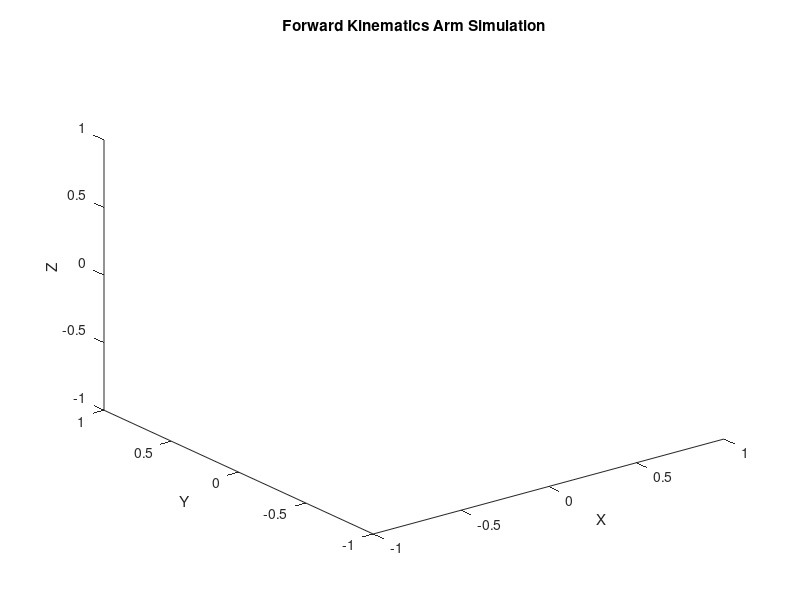

This chart was generated by the following MATLAB code: (Note: this script raises an error after producing the figure.)
%% --------------------------------------------------------------------- %%
% task_1_b.m
%
% Task 1 - Modelling the Robot 
%
% Create a graphical simulation of the robot, based on your DH Table. This 
% only needs to consist of line() objects in Matlab. Increasing the 
% thickness of the line can make the simulation easier to see, particularly 
% after video compression. 
 
% Plot the co-ordinate frames (as I do in class, with appropriate colours) 
% for additional marks. 
 
% Run forward kinematics by incrementing joint angles and plotting the 
% robot. This is a good way to ensure that your DH parameters make sense. 
%% --------------------------------------------------------------------- %%

clf;
clear;

%% --- Constants 
THETA_1 = 8.1301;
THETA_2 = (-14.4628);
THETA_3 = 3.3307;
THETA_4 = (-78.8679);

%% --- Plot settings
arm_plot = plot3([0 0], [0 0], [0 0]);
title(['Forward Kinematics Arm Simulation']);

xlabel('X');
ylabel('Y'); 
zlabel('Z');

hold on;

pause(2);

%% --- FK: Robotic arm and coordinate frames
[BASE_ROTATION_TM, SHOULDER_TM, ELBOW_TM, WRIST_TM, EE_TM] = FK(THETA_1, THETA_2, THETA_3, THETA_4);

[F_1_X, F_1_Y, F_1_Z, F_2_X, F_2_Y, F_2_Z, F_3_X, F_3_Y, F_3_Z, F_4_X, F_4_Y, F_4_Z, F_5_X, F_5_Y, F_5_Z] = FK_coordinate_frames(THETA_1, THETA_2, THETA_3, THETA_4);

%% --- Process data
ARM_COORDINATES = [BASE_ROTATION_TM SHOULDER_TM ELBOW_TM WRIST_TM EE_TM];

ARM_COORDINATES_X = ARM_COORDINATES(1, :);
ARM_COORDINATES_Y = ARM_COORDINATES(2, :);
ARM_COORDINATES_Z = ARM_COORDINATES(3, :);

% Prepare coordinate frame coordinates
ARM_FRAME_COORDINATE_FORMAT = [ARM_COORDINATES_X; ARM_COORDINATES_Y; ARM_COORDINATES_Z];

F_1_X = [ARM_FRAME_COORDINATE_FORMAT(:, 1) F_1_X];
F_1_Y = [ARM_FRAME_COORDINATE_FORMAT(:, 1) F_1_Y];
F_1_Z = [ARM_FRAME_COORDINATE_FORMAT(:, 1) F_1_Z];

F_2_X = [ARM_FRAME_COORDINATE_FORMAT(:, 2) F_2_X];
F_2_Y = [ARM_FRAME_COORDINATE_FORMAT(:, 2) F_2_Y];
F_2_Z = [ARM_FRAME_COORDINATE_FORMAT(:, 2) F_2_Z];

F_3_X = [ARM_FRAME_COORDINATE_FORMAT(:, 3) F_3_X];
F_3_Y = [ARM_FRAME_COORDINATE_FORMAT(:, 3) F_3_Y];
F_3_Z = [ARM_FRAME_COORDINATE_FORMAT(:, 3) F_3_Z];

F_4_X = [ARM_FRAME_COORDINATE_FORMAT(:, 4) F_4_X];
F_4_Y = [ARM_FRAME_COORDINATE_FORMAT(:, 4) F_4_Y];
F_4_Z = [ARM_FRAME_COORDINATE_FORMAT(:, 4) F_4_Z];

F_5_X = [ARM_FRAME_COORDINATE_FORMAT(:, 5) F_5_X];
F_5_Y = [ARM_FRAME_COORDINATE_FORMAT(:, 5) F_5_Y];
F_5_Z = [ARM_FRAME_COORDINATE_FORMAT(:, 5) F_5_Z];

%% --- Plot robotic arm structure
plot3(ARM_COORDINATES_X, ARM_COORDINATES_Y, ARM_COORDINATES_Z, '-ok');

plot3([0 0], [0 0], [0 0.077], '-ok'); % Add base stem

% Plot frames
plot3([0, 0.021],  [0, 0],     [0, 0],     '-r', 'LineWidth',2);
plot3([0, 0],      [0, 0.021], [0, 0],     '-g', 'LineWidth',2);
plot3([0, 0],      [0, 0],     [0, 0.021], '-b', 'LineWidth',2);

plot3(F_1_X(1, :), F_1_X(2, :), F_1_X(3, :), '-r', 'LineWidth',2);
plot3(F_1_Y(1, :), F_1_Y(2, :), F_1_Y(3, :), '-g', 'LineWidth',2);
plot3(F_1_Z(1, :), F_1_Z(2, :), F_1_Z(3, :), '-b', 'LineWidth',2);

plot3(F_2_X(1, :), F_2_X(2, :), F_2_X(3, :), '-r', 'LineWidth',2);
plot3(F_2_Y(1, :), F_2_Y(2, :), F_2_Y(3, :), '-g', 'LineWidth',2);
plot3(F_2_Z(1, :), F_2_Z(2, :), F_2_Z(3, :), '-b', 'LineWidth',2);

plot3(F_3_X(1, :), F_3_X(2, :), F_3_X(3, :), '-r', 'LineWidth',2);
plot3(F_3_Y(1, :), F_3_Y(2, :), F_3_Y(3, :), '-g', 'LineWidth',2);
plot3(F_3_Z(1, :), F_3_Z(2, :), F_3_Z(3, :), '-b', 'LineWidth',2);

plot3(F_4_X(1, :), F_4_X(2, :), F_4_X(3, :), '-r', 'LineWidth',2);
plot3(F_4_Y(1, :), F_4_Y(2, :), F_4_Y(3, :), '-g', 'LineWidth',2);
plot3(F_4_Z(1, :), F_4_Z(2, :), F_4_Z(3, :), '-b', 'LineWidth',2);

plot3(F_5_X(1, :), F_5_X(2, :), F_5_X(3, :), '-r', 'LineWidth',2);
plot3(F_5_Y(1, :), F_5_Y(2, :), F_5_Y(3, :), '-g', 'LineWidth',2);
plot3(F_5_Z(1, :), F_5_Z(2, :), F_5_Z(3, :), '-b', 'LineWidth',2);


%% --- Plot settings
grid on
axis([-0.2 0.5 -0.5 0.5 0 0.5])